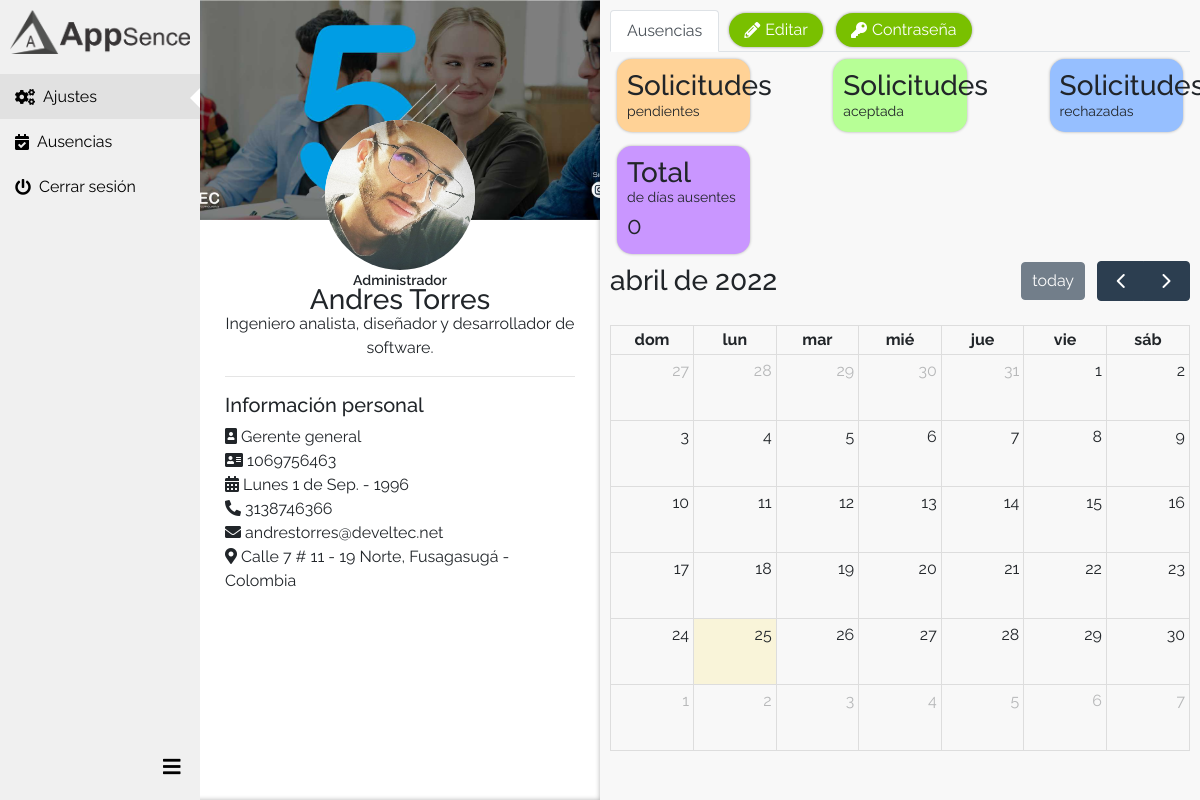
Screenshot of /ajustes (signed in) with the database file from the repository.
### tables this page shows
CREATE TABLE tbl_usuario (
	usua_id int(5) AUTO_INCREMENT PRIMARY KEY,
	usua_ema varchar(150) UNIQUE NOT NULL,
	usua_nid varchar(12) NOT NULL,
	usua_pas varchar(50) NOT NULL,
	usua_pno varchar(25) NOT NULL,
	usua_sno varchar(25),
	usua_pap varchar(25) NOT NULL,
	usua_sap varchar(25),
	usua_sex varchar(2) NOT NULL,
	usua_pro varchar(255) NOT NULL,
	usua_dir varchar(150),
	usua_ciu varchar(50) NOT NULL,
	usua_pai varchar(50) NOT NULL,
	usua_fna date NOT NULL,
	usua_cel varchar(12) NOT NULL,
	usua_rol varchar(2) NOT NULL,
	usua_ipe varchar(200),
	usua_ipo varchar(200),
	usua_col varchar(15) NOT NULL,
	usua_esta_fk int(1) NOT NULL,
	usua_care_fk int(5) NOT NULL,
	FOREIGN KEY (usua_esta_fk) REFERENCES tbl_estado(esta_id) 
		ON DELETE RESTRICT ON UPDATE NO ACTION,
	FOREIGN KEY (usua_care_fk) REFERENCES tbl_cargo_area(care_id) 
		ON DELETE RESTRICT ON UPDATE NO ACTION
);

CREATE TABLE tbl_cargo_area(
	care_id int(5) AUTO_INCREMENT PRIMARY KEY,
	care_nom varchar(50) NOT NULL,
	care_area_fk int(5) NOT NULL,
	FOREIGN KEY (care_area_fk) REFERENCES tbl_area(area_id) 
		ON DELETE RESTRICT ON UPDATE NO ACTION
);

### model/functionModel.php (called while the page is built, shortened)
<?php
class functionModel{
    public function view_modal($id, $data = array(), $size, $title, $form) {
        $num_tit = empty($data) ? 0 : count($data);
    }
    public function dateText($date = '', $day = '', $day_month = '', $year = '', $hour = '') {
        $week_days = array("Domingo", "Lunes", "Martes", "Miercoles", "Jueves", "Viernes", "Sabado");
        $months    = array("", "Ene.", "Feb.", "Mar.", "Abr.", "May.", "Jun.", "Jul.", "Ago.", "Sep.", "Oct.", "Nov.", "Dic.");
        if ($date != '') {
            $year_now   = date("Y", strtotime($date));
            $month_now  = date("n", strtotime($date));
            $day_now    = date("j", strtotime($date));
        }
        $week_day_now = date("w");
        $dateText     = '';
        if ($day != 'no') {
            $dateText .= $week_days[$week_day_now]." ";
        }
        if ($day_month != 'no') {
            $dateText .= $day_now . " de " . $months[$month_now];
        }
        if ($year != 'no') {
            $dateText .= " - " . $year_now;
        }
        return $dateText;
    }
}

### controller/viewController.php (called while the page is built, shortened)
<?php
class viewController{
	private static $view_path = './view/';
	public function load_view($view) {
		require_once( self::$view_path . 'modules/header.php' );
		require_once( self::$view_path . $view . '.php' );
	}
}

### index.php (called while the page is built, shortened)
<?php
	require_once('./controller/autoload.php');
	$router = isset($_GET['r']) ? $_GET['r'] : 'inicio';
	$develtec = new router($router);

### controller/autoload.php (called while the page is built, shortened)
<?php
class autoload {
	public function __construct() {
		spl_autoload_register(function ($class_name) {
			 $models_path = './model/'.$class_name.'.php';
			 $controllers_path = './controller/'.$class_name.'.php';
		});
	}
}

### controller/userController.php (called while the page is built, shortened)
<?php
class userController{
    private $model;
    public function __construct(){
        $this->model = new userModel();
    }
    public function sel($usua_id = ''){
        return $this->model->sel($usua_id);
    }
}

### model/model.php (called while the page is built, shortened)
<?php
abstract class model{
    private static $db_host    = 'localhost';
    private static $db_user    = 'root';
    private static $db_pass    = '';
    private static $db_name    = 'db_appsence';
    private static $db_charset = "utf8";
    private $conn;
    protected $query;
    protected $rows = array();
    private function db_open()
    {
        $this->conn = new mysqli(
            self::$db_host,
            self::$db_user,
            self::$db_pass,
            self::$db_name
        );
        $this->conn->set_charset(self::$db_charset);
    }
    protected function get_query()
    {
        $result = $this->conn->query($this->query) or die($this->conn->error);
        while ($this->rows[] = $result->fetch_assoc());
        return array_pop($this->rows);
    }
}

### model/userModel.php (called while the page is built, shortened)
<?php
class userModel extends model{
    public function sel($usua_id = ''){
        $this->query = ($usua_id != '') ? "SELECT U.*,CONCAT(U.usua_pno,' ',U.usua_sno,' ',U.usua_pap,' ',U.usua_sap) AS usua_nom, C.*, B.*,CA.* FROM tbl_usuario AS U
            LEFT JOIN tbl_cuenta AS C ON U.usua_id = C.cuen_usua_fk
            LEFT JOIN tbl_cuenta_banco AS B ON C.cuen_banc_fk = B.cban_id
            LEFT JOIN tbl_cargo_area AS CA ON CA.care_id = U.usua_care_fk
            WHERE U.usua_id =  $usua_id"
        : "SELECT U.*,CONCAT(U.usua_pno,' ',U.usua_sno,' ',U.usua_pap,' ',U.usua_sap) AS usua_nom, C.*, B.*,CA.* FROM tbl_usuario AS U
            LEFT JOIN tbl_cuenta AS C ON U.usua_id = C.cuen_usua_fk
            LEFT JOIN tbl_cuenta_banco AS B ON C.cuen_banc_fk = B.cban_id
            LEFT JOIN tbl_cargo_area AS CA ON CA.care_id = U.usua_care_fk";
        $this->get_query();
        $data     = array();
        foreach ($this->rows as $key => $value) {
            array_push($data, $value);
        }
        return $data;
    }
}

### controller/router.php (shortened to what this page needs)
<?php
class router {
    public function __construct($route) {
        $this->router = isset($_GET['r']) ? $_GET['r'] : 'login';
        $controller = new viewController();
        switch ($this->router) {
            case 'ajustes':
                if (!isset($_POST['crud'])) $controller->load_view('ajustes');
                else if ($_POST['crud'] == 'edi') $controller->load_page('action/action-user');
                else if ($_POST['crud'] == 'pas') $controller->load_page('action/action-user');
                break;
        }
    }
}
?>

### view/modules/header.php (shortened to what this page needs)
<!DOCTYPE html>
<html>
<?php include "head.php"; ?>
<body>

### view/modules/head.php (shortened to what this page needs)
<head>
	<link href="https://cdn.datatables.net/1.10.21/css/jquery.dataTables.min.css" rel="stylesheet">
	<link rel="stylesheet" href="https://stackpath.bootstrapcdn.com/bootstrap/4.1.3/css/bootstrap.min.css">
	<link rel="stylesheet" href="https://use.fontawesome.com/releases/v5.13.0/css/all.css">
	<link rel="stylesheet" href="./public/css/style.min.css">
	<link href='public/lib/fullcalendar/main.css' rel='stylesheet' />
</head>

### view/ajustes.php (shortened to what this page needs)
<?php
$user         = new userController();
$user_data    = $user->sel($_SESSION['usua_id']);
$user_nom     = $user_data[0]['usua_pno']." ".$user_data[0]['usua_sno']." ".$user_data[0]['usua_pap']." ".$user_data[0]['usua_sap'];
$function     = new functionModel();
$fech_text    = $function->dateText($user_data[0]['usua_fna'],'si','si','si','no');
$datos = array_keys($user_data[0]);
$num_tit = empty($datos) ? 0 : count($datos);
?>
<div class="panel_usuario">
    <?php include 'modules/barLeft.php';?>
    <div class="panel-right">
        <div class="cont-flex">
            <div class="cli-inf">
                <div class="cli-por" style="background-image: url('<?php echo (!empty($user_data[0]['usua_ipo']))?$user_data[0]['usua_ipo']:"public/img/logo/fondo.png"; ?>');">
                    <div class="cli-img">
                        <img style="width: 100% !important" src="<?php echo $user_data[0]['usua_ipe']; ?>" />
                    </div>
                </div>
                <div class="cli-tex">
                    <span><?php echo ($user_data[0]['usua_rol'] == '1')?"Administrador":"Empleado";?></span>
                    <h3><?php echo $user_nom; ?></h3>
                    <p><?php echo $user_data[0]['usua_pro']; ?></p>
                    <div class="tex-cont">
                        <hr>
                        <h5>Información personal</h5>
                        <ul class="lista">
                            <li><i class="fas fa-portrait"></i> <?php echo $user_data[0]['care_nom']; ?></li>
                            <li><i class="fa fa-address-card"></i> <?php echo $user_data[0]['usua_nid']; ?></li>
                            <li><i class="fa fa-calendar-alt"></i> <?php echo $fech_text ?></li>
                            <li><i class="fas fa-phone-alt"></i> <?php echo $user_data[0]['usua_cel']; ?></li>
                            <li><i class="fa fa-envelope"></i> <?php echo $user_data[0]['usua_ema']; ?></li>
                            <li><i class="fas fa-map-marker-alt"></i> <?php echo $user_data[0]['usua_dir']." ". $user_data[0]['usua_ciu'] . " - " . $user_data[0]['usua_pai']; ?> </li>
                        </ul>
                    </div>
                </div>
            </div>
            <div class="cli-data">
                <?php
                    $total_dias = new absenceModel();
                    $dias = $total_dias->sel($_SESSION['usua_id'],1,true);
                 ?>
                <ul class="nav nav-tabs" id="myTab" role="tablist">
                  <li class="nav-item">
                    <a class="nav-link active" id="ausencia-tab" data-toggle="tab" href="#ausencia" role="tab" aria-controls="ausencia" aria-selected="true">Ausencias</a>
                  </li>
                  <li class="nav-item">
                      <button type="button" class="btn btn-uno" data-toggle="modal" data-target="#Modal-edi-usua"
                    <?php
                        for ($i=0; $i < $num_tit; $i++) {
                            echo ' data-'.$datos[$i].'="'.$user_data[0][$datos[$i]].'" ';
                        }
                    ?>
                    ><i class="fas fa-pencil-alt"></i>Editar</button>
                  </li>
                  <li class="nav-item">
                      <button type="button" class="btn btn-uno" data-toggle="modal" data-target="#Modal-pas" data-usua_id="<?php echo $user_data[0]['usua_id']; ?>" data-usua_pas="<?php echo $user_data[0]['usua_pas']; ?>" id="pass"><i class=" fas fa-key"></i>Contraseña</button>
                  </li>
                </ul>
                <div class="tab-content" id="myTabContent">
                  <div class="tab-pane fade show active" id="ausencia" role="tabpanel" aria-labelledby="ausencias-tab">
                    <div class="cont-resu">
                        <div class="resu-item bck-col-1">
                            <h3>Solicitudes</h3>
                            <p>pendientes</p>
                        </div>
                        <div class="resu-item bck-col-2">
                            <h3>Solicitudes</h3>
                            <p>aceptada</p>
                        </div>
                        <div class="resu-item bck-col-3">
                            <h3>Solicitudes</h3>
                            <p>rechazadas</p>
                        </div>
                        <div class="resu-item bck-col-4">
                            <h3>Total</h3>
                            <p>de días ausentes</p>
                            <span><?php echo (empty($dias[0]['dias']))?"0":$dias[0]['dias']; ?></span>
                        </div>
                    </div>
                    <div id='calendar'></div>
                </div>
                </div>
            </div>
        </div>
    </div>
</div>
  </body>
</html>

### view/modules/barLeft.php (shortened to what this page needs)
<?php $pagina = $_GET['r']; ?>
<label for="view_panel"><span class="fa fa-bars"></span></label>
<div class="panel-left">
  <div class="cont-comp">
    <div class="comp-log">
      <img src='./public/img/logo/logo-1.png'>
    </div>
  </div>
  <ul class="usuario-menu">
    <li id="ajustes">
      <a href='ajustes' <?php if ($pagina == "ajustes"): echo 'class="item-select"';endif; ?>><span class='fa fa-cogs'></span><div class="item-text">Ajustes</div></a>
    </li>
    <li id="ausencias">
      <a href='ausencias' <?php echo($pagina == "ausencias")?'class="item-select"':''; ?> ><span class="fas fa-calendar-check"></span><div class="item-text">Ausencias</div></a>
    </li>
    <li id="cerrar-sesion">
      <a href='cerrar-sesion' <?php if ($pagina == "cerrar-sesion"): echo 'class="item-select"';endif; ?>><span class='fa fa-power-off'></span><div class="item-text">Cerrar sesión</div></a>
    </li>
  </ul>
</div>

### rows the page displays
tbl_usuario: usua_ipo (picture), usua_ipe (picture), user_nom "Andres Torres", usua_pro "Ingeniero analista, diseñador y desarrollador de software.", usua_nid "1069756463", usua_fna "Lunes 1 de Sep. - 1996", usua_cel "3138746366", usua_ema "andrestorres@develtec.net", usua_dir "Calle 7 # 11 - 19 Norte,", usua_ciu "Fusagasugá", usua_pai "Colombia"
tbl_cargo_area: care_nom "Gerente general"
